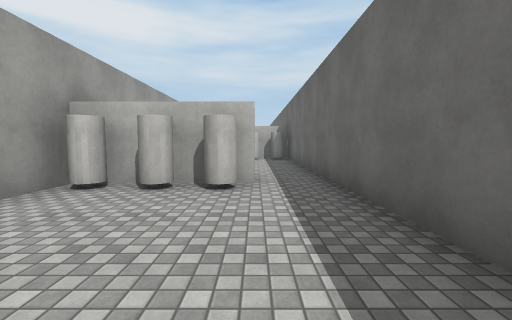
[1] (above)

16 first-person views from a walk through a scene from a Unity 3-D project. The camera is 1.4 m above the floor, tilts 4° down and sees 90° across. The floor is counted in squares, 2 m on a side. Each view is taken from the middle of a square. On the plan, view 1 faces up. The plan holds only what a view shows up to about 9 squares ahead; the rest is blank. The place goes on beyond the plan. Surface patterns are stand-ins for the level's own textures.

[2]
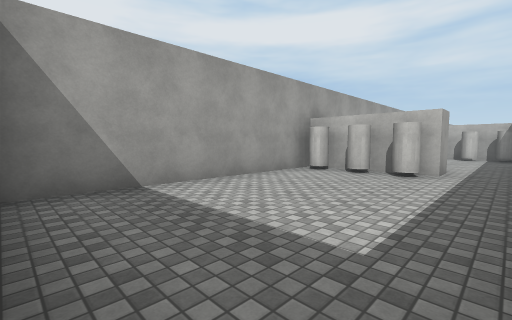

[3]
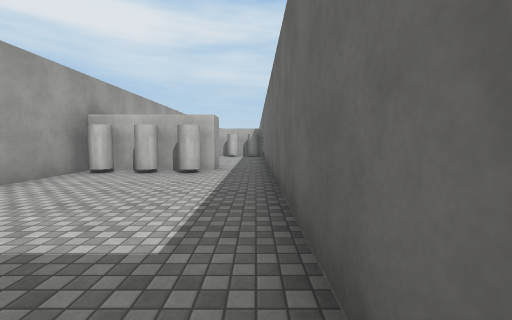

[4]
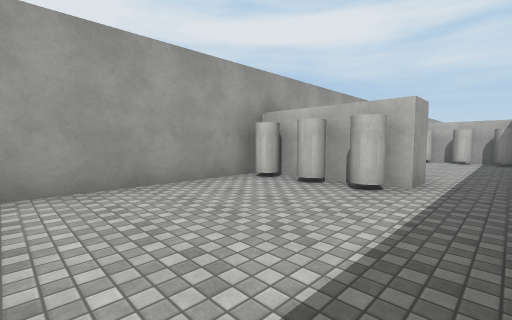

[5]
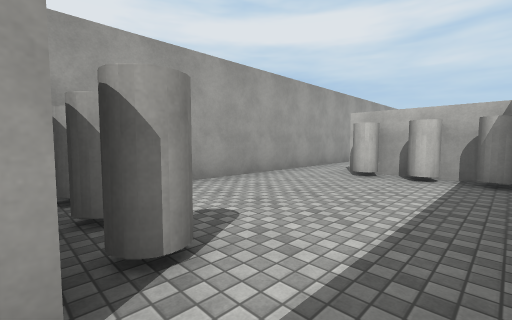

[6]
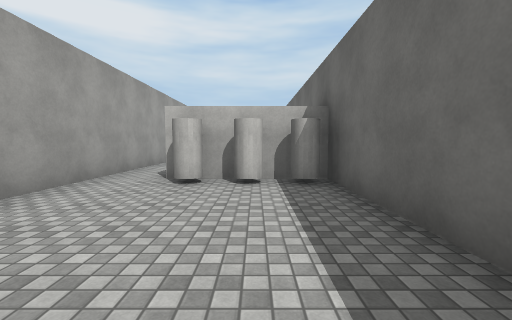

[7]
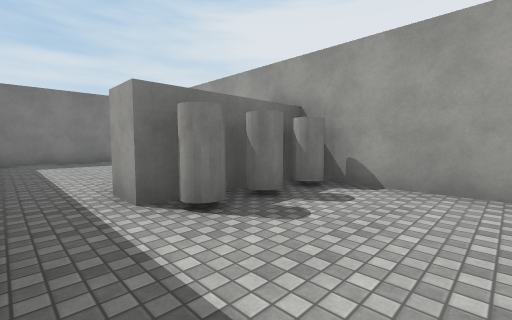

[8]
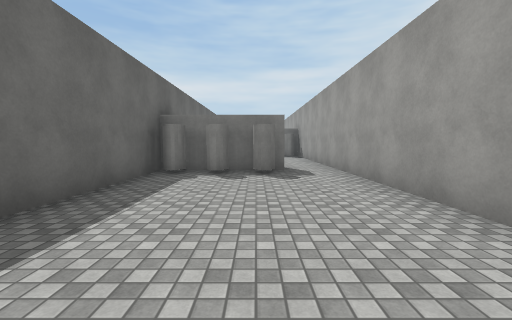

[9]
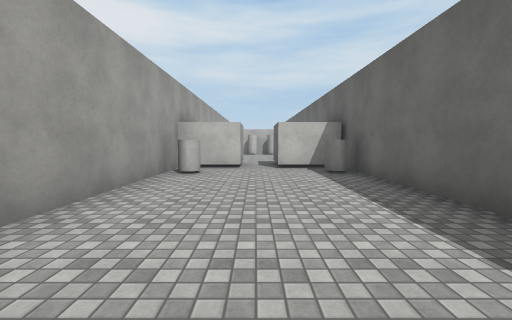

[10]
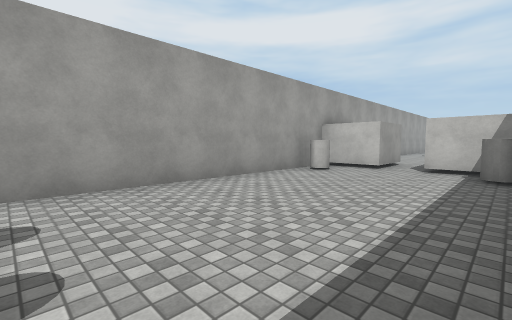

[11]
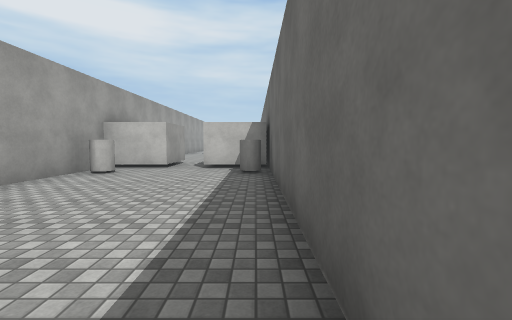

[12]
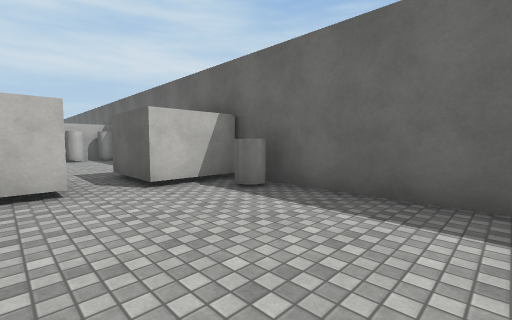

[13]
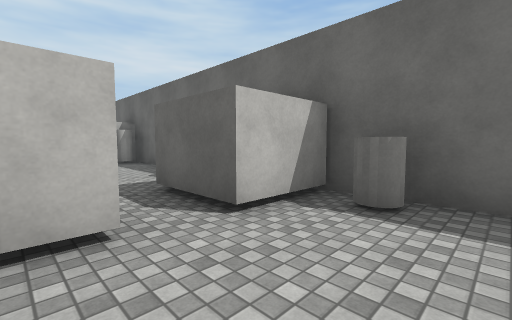

[14]
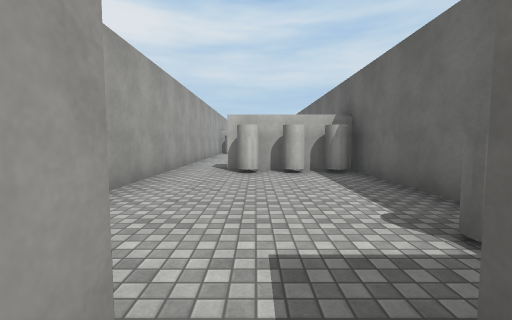

[15]
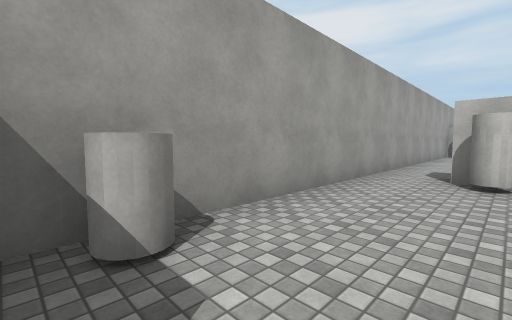

[16]
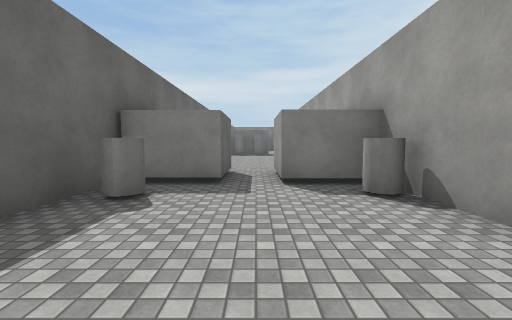

### Floor plan
Points are (right, up) in squares from view 1. A wall is a line through its corners. A room is listed if a view was taken in it or the views show most of it. See-through windows are left out.
Room 1 (views 1, 2, 3, 4)
walls: (-1.6, -2.1) (1, -2.1); (-3.1, 3.5) (-3.1, -2.1); (1.4, -1.8) (1.4, 4.4)
ways out: opening at (0.5, 5) to room 2
objects: cylinder (-3, 4); cylinder (-2, 4); cylinder (-1, 4)
Room 2 (views 5, 6, 7)
walls: (-3.1, 10.5) (-3.1, 6.5); (-2.9, 5.1) (0, 5.1) (0, 4.4); (1.4, 4.4) (1.4, 10.8) (-1.8, 10.8)
ways out: opening at (0.5, 5) to room 1; opening at (-2, 11) to room 3
objects: cylinder (-3, 6); cylinder (-2, 6); cylinder (-1, 6); cylinder (-1, 10); cylinder (0, 10); cylinder (1, 10)
Room 3 (views 8, 9, 10, 11, 12, 13)
walls: (1.4, 12.5) (1.4, 19.9) (-0.4, 19.9); (-1.4, 19.9) (-3.1, 19.9) (-3.1, 10.5)
ways out: opening at (-2, 11) to room 2; opening at (-1, 20.5) to room 4
objects: cylinder (-3, 19); cylinder (-1, 12); cylinder (0, 12); cylinder (1, 12); cylinder (1, 19)
Room 4 (views 14, 15, 16)
walls: (-3.1, 27.5) (-3.1, 21.7) (-1.4, 21.7) (-1.4, 19.9); (-0.4, 19.9) (-0.4, 21.7) (1.4, 21.7) (1.4, 26.5)
ways out: opening at (-1, 20.5) to room 3
objects: cylinder (-3, 23); cylinder (-1, 27); cylinder (0, 27); cylinder (1, 23); cylinder (1, 27)

Positions as (right, up) in squares from view 1, and headings:
1: (0, 0), facing up
2: (1, -2), facing up-left
3: (1, -2), facing up
4: (1, 0), facing up-left
5: (1, 5), facing up-left
6: (0, 6), facing up
7: (1, 8), facing down-left
8: (-1, 18), facing down
9: (-1, 13), facing up
10: (1, 13), facing up-left
11: (1, 13), facing up
12: (-2, 16), facing up-right
13: (-2, 18), facing up-right
14: (-1, 21), facing up
15: (-1, 22), facing up-left
16: (-1, 26), facing down
